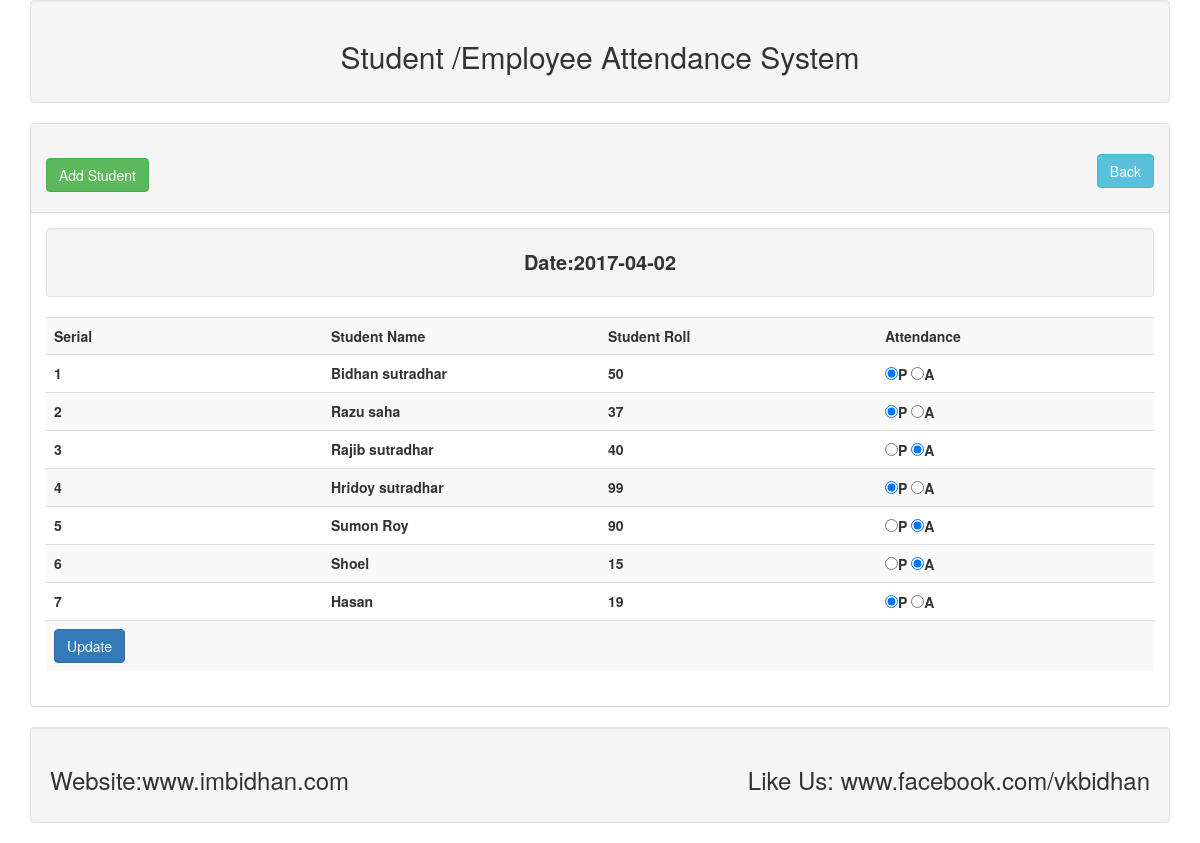
/student_view.php?dt=2017-04-02, run on the app's committed database.
### tables this page shows
CREATE TABLE `tbl_student` (
  `id` int(11) NOT NULL,
  `name` varchar(255) NOT NULL,
  `roll` int(11) NOT NULL
);

CREATE TABLE `tbl_attendance` (
  `id` int(11) NOT NULL,
  `roll` int(11) NOT NULL,
  `attend` varchar(255) NOT NULL,
  `att_time` date NOT NULL
);

### lib/Database.php (called while the page is built, shortened)
<?php
Class Database{
  public $host   = DB_HOST;
  public $user   = DB_USER;
  public $pass   = DB_PASS;
  public $dbname = DB_NAME;
  public $link;
  private function connectDB(){
    $this->link = new mysqli($this->host, $this->user, $this->pass,
    $this->dbname);
  }
  public function select($query){
    $result = $this->link->query($query) or die($this->link->error.__LINE__);
    if($result->num_rows > 0){
      return $result;
    } else {
      return false;
    }
  }
}

### lib/Student.php (called while the page is built, shortened)
<?php
  $filepath = realpath(dirname(__FILE__));
  include_once($filepath.'/Database.php');
?>
<?php
class Student{
	private $db;
	public function __construct(){
		$this->db = new Database();
	}
	public function getAllData($dt){
		$query   = "SELECT tbl_student.name, tbl_attendance.* FROM tbl_student INNER JOIN tbl_attendance ON tbl_student.roll = tbl_attendance.roll WHERE att_time='$dt' ";
		$result = $this->db->select($query);
		return $result;
	}
}
?>

### student_view.php (the view, shortened to what this page needs)
<?php include 'inc/header.php'; ?>
<?php include 'lib/Student.php'; ?>
<?php
	$dt = $_GET['dt'];
	$stu = new Student();
?>
<div class='alert alert-danger' style="display: none;"><strong>Student Roll Missing !</div>
<div class="panel panel-default">
	<div class="panel-heading">
		<h2>
			<a class="btn btn-success" href="add.php">Add Student</a>
			<a class="btn btn-info pull-right" href="date_view.php">Back</a>
		</h2>
	</div>
	<div class="panel-body">
		<div class="well text-center" style="font-size: 20px;">
			<strong>Date:</strong><?php echo $dt; ?>
		</div>
		<form action="" method="POST">
			<table class="table table-striped">
				<tr>
					<th width="25%">Serial</th>
					<th width="25%">Student Name</th>
					<th width="25%">Student Roll</th>
					<th width="25%">Attendance</th>
				</tr>
				<?php
					$get_sutdent = $stu->getAllData($dt);
					if ($get_sutdent) {
					$i=0;
					while ($result = $get_sutdent->fetch_assoc()) {
					$i++;
				?>
				<tr>
					<td><?php echo $i; ?></td>
					<td><?php echo $result['name']; ?></td>
					<td><?php echo $result['roll']; ?></td>
					<td>
						<input type="radio" name="attend[<?php echo $result['roll']; ?>]" id="" value="present" <?php if($result['attend'] == "present") echo "checked"; ?> />P
						<input type="radio" name="attend[<?php echo $result['roll']; ?>]" id="" value="absent" <?php if($result['attend'] == "absent") echo "checked"; ?> />A
					</td>
				</tr>
				<?php } } ?>
				<tr>
					<td colspan="4"><input class="btn btn-primary" type="submit" name="submit" value="Update" ></td>
				</tr>
			</table>
		</form>
	</div>
</div>
<?php include 'inc/footer.php'; ?>

### data on the page
tbl_student: name "Bidhan sutradhar", tbl_attendance.roll "50"
tbl_attendance: attend "☑"
tbl_student: name "Razu saha", tbl_attendance.roll "37"
tbl_attendance: attend "☑"
tbl_student: name "Rajib sutradhar", tbl_attendance.roll "40"
tbl_attendance: attend "☑"
tbl_student: name "Hridoy sutradhar", tbl_attendance.roll "99"
tbl_attendance: attend "☑"
tbl_student: name "Sumon Roy", tbl_attendance.roll "90"
tbl_attendance: attend "☑"
tbl_student: name "Shoel", tbl_attendance.roll "15"
tbl_attendance: attend "☑"
tbl_student: name "Hasan", tbl_attendance.roll "19"
tbl_attendance: attend "☑"

### other printed values
$dt "2017-04-02"
